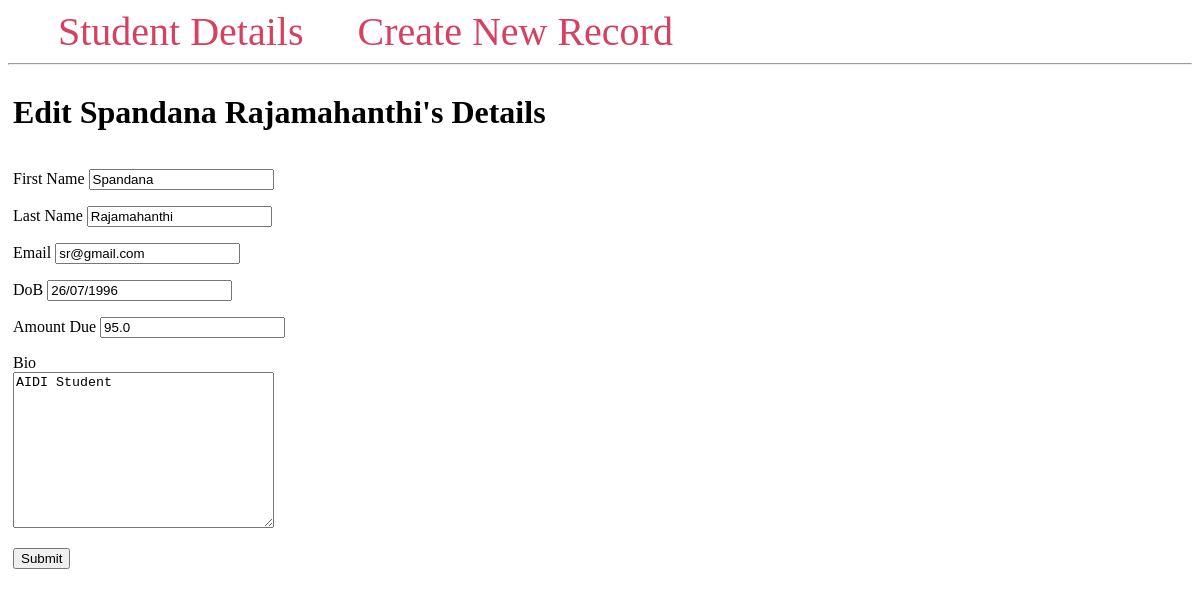
Page /2/edit/ on the committed database.
### app.py (models this page shows, shortened)
class Student(db.Model):
    id = db.Column(db.Integer, primary_key=True)
    firstname = db.Column(db.String(100), nullable=False)
    lastname = db.Column(db.String(100), nullable=False)
    email = db.Column(db.String(80), unique=True, nullable=False)
    dob = db.Column(db.String(80))
    amt_due = db.Column(db.Float)
    created_at = db.Column(db.DateTime(timezone=True),
                           server_default=func.now())
    bio = db.Column(db.Text)

### app.py (the view, shortened to what this page needs)
@app.route('/<int:student_id>/edit/', methods=('GET', 'POST'))
def edit(student_id):
    student = Student.query.get_or_404(student_id)
    return render_template('edit.html', student=student)

### templates/edit.html (shortened to what this page needs)
{% extends 'base.html' %}
{% block content %}
    <h1 style="width: 100%">
        {% block title %} Edit {{ student.firstname }}
                               {{ student.lastname }}'s Details
        {% endblock %}
    </h1>
    <form method="post">
        <p>
            <label for="firstname">First Name</label>
            <input type="text" name="firstname"
                   value={{ student.firstname }}
                   placeholder="First name">
        </p>
        <p>
            <label for="lastname">Last Name</label>
            <input type="text" name="lastname"
                   value={{ student.lastname }}
                   placeholder="Last name">
        </p>
        <p>
            <label for="email">Email</label>
            <input type="email" name="email"
                   value={{ student.email }}
                   placeholder="Student email">
        </p>
        <p>
            <label for="dob">DoB</label>
            <input type="text" name="dob"
                   value={{ student.dob }}
                   placeholder="DoB">
        </p>
        <p>
            <label for="amt_due">Amount Due</label>
            <input type="float" name="amt_due"
                   value={{ student.amt_due }}
                   placeholder="Amount Due">
        </p>
        <p>
        <label for="bio">Bio</label>
        <br>
        <textarea name="bio"
                  placeholder="Bio"
                  rows="10"
                  cols="30"
                  >{{ student.bio }}</textarea>
        </p>
        <p>
            <button type="submit">Submit</button>
        </p>
    </form>
{% endblock %}

### rows in the picture
Student: firstname "Spandana", lastname "Rajamahanthi", email "sr@gmail.com", dob "26/07/1996", amt_due "95.0", bio "AIDI Student"
